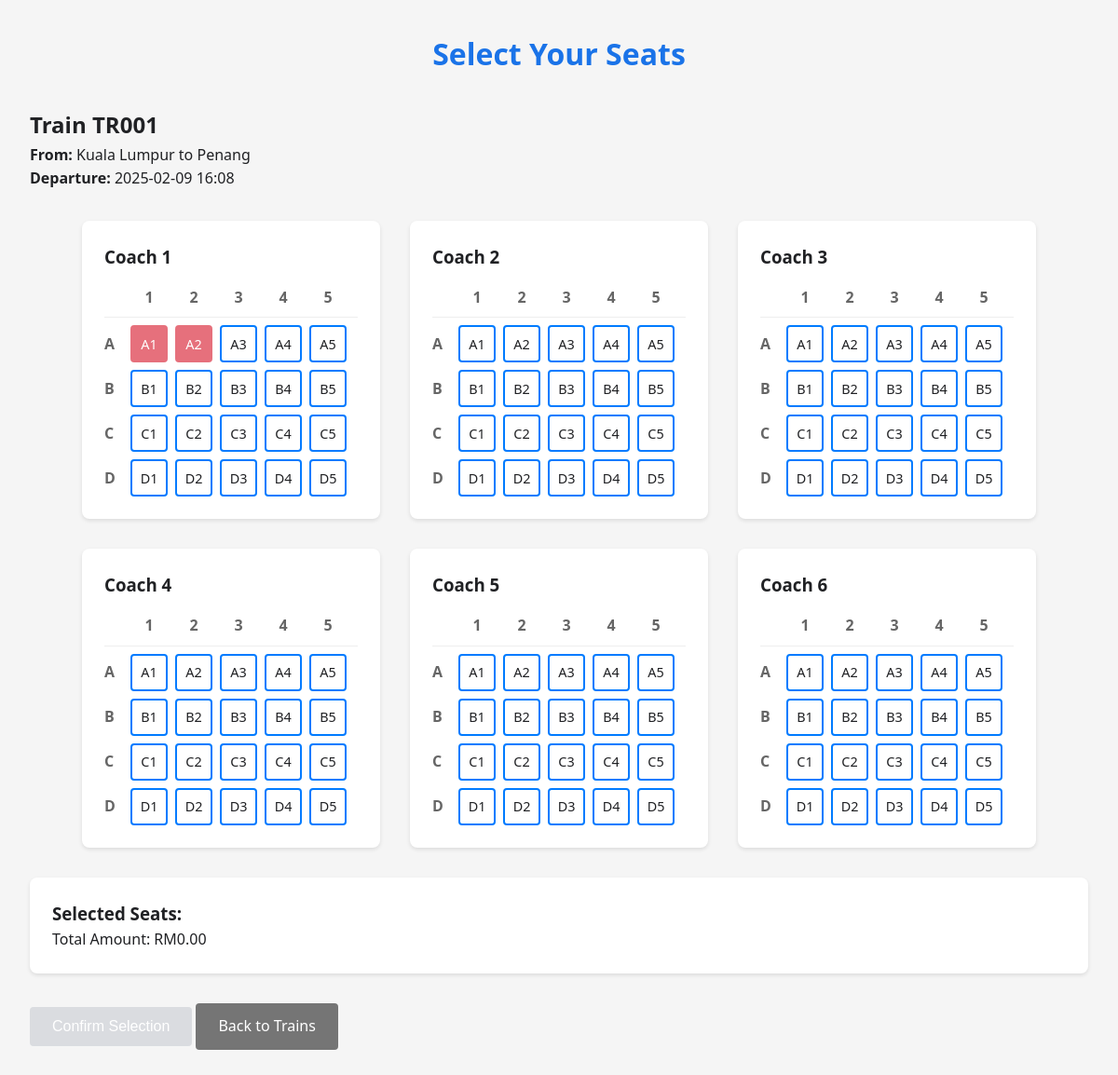
/seats/1, run on the app's committed database.
### app.py (models this page shows)
class Train(db.Model):
    id = db.Column(db.Integer, primary_key=True)
    train_number = db.Column(db.String(20), unique=True, nullable=False)
    origin = db.Column(db.String(100), nullable=False)
    destination = db.Column(db.String(100), nullable=False)
    departure_time = db.Column(db.DateTime, nullable=False)
    arrival_time = db.Column(db.DateTime, nullable=False)
    price = db.Column(db.Float, nullable=False)

### app.py (the view, shortened to what this page needs)
@app.route('/seats/<int:train_id>')
def seats(train_id):
    train = Train.query.get_or_404(train_id)
    seats = Seat.query.filter_by(train_id=train_id).all()
    return render_template('seat_selection.html', train=train, seats=seats)

### templates/seat_selection.html (shortened to what this page needs)
<!DOCTYPE html>
<html lang="en">
<head>
    <link rel="stylesheet" href="{{ url_for('static', filename='css/style.css') }}">
</head>
<body>
    <div class="container">
        <h1>Select Your Seats</h1>
        <div class="train-info">
            <h2>Train {{ train.train_number }}</h2>
            <p><strong>From:</strong> {{ train.origin }} to {{ train.destination }}</p>
            <p><strong>Departure:</strong> {{ train.departure_time.strftime('%Y-%m-%d %H:%M') }}</p>
        </div>
        <div class="seating-plan">
            {% for coach in range(1, 7) %}
            <div class="coach">
                <h3>Coach {{ coach }}</h3>
                <div class="seats">
                    <div class="seat-numbers">
                        {% for num in range(1, 6) %}
                        <span class="seat-number">{{ num }}</span>
                        {% endfor %}
                    </div>
                    {% for row in ['A', 'B', 'C', 'D'] %}
                    <div class="seat-row">
                        <span class="row-label">{{ row }}</span>
                        {% for seat_num in range(1, 6) %}
                            {% set seat_number = row + seat_num|string %}
                            {% set current_seat = seats|selectattr('coach_number', 'eq', coach)|selectattr('seat_number', 'eq', seat_number)|first %}
                            <div class="seat {% if current_seat and current_seat.is_locked %}locked{% endif %}"
                                 data-seat-id="{{ current_seat.id if current_seat else (coach ~ '_' ~ seat_number) }}"
                                 data-coach="{{ coach }}"
                                 data-seat-number="{{ seat_number }}">
                                {{ seat_number }}
                            </div>
                        {% endfor %}
                    </div>
                    {% endfor %}
                </div>
            </div>
            {% endfor %}
        </div>
        <div class="selected-seats">
            <h3>Selected Seats:</h3>
            <p>Total Amount: RM<span id="total-amount">0.00</span></p>
        </div>
        <div class="actions">
            <button id="confirm-seats" class="btn" disabled>Confirm Selection</button>
            <a href="{{ url_for('trains') }}" class="btn back-btn">Back to Trains</a>
        </div>
    </div>
</body>
</html>

### static/css/style.css (style rules this page uses)
:root { --primary-color: #1a73e8; --secondary-color: #f8f9fa; --text-color: #202124; --border-color: #dadce0; --success-color: #34a853; --error-color: #ea4335; }
* { margin: 0; padding: 0; box-sizing: border-box; }
body { font-family: 'Segoe UI', Tahoma, Geneva, Verdana, sans-serif; line-height: 1.6; color: var(--text-color); background-color: #f5f5f5; }
.container { max-width: 1200px; margin: 0 auto; padding: 2rem; }
h1 { text-align: center; margin-bottom: 2rem; color: var(--primary-color); }
.btn { display: inline-block; padding: 0.75rem 1.5rem; background-color: var(--primary-color); color: white; border: none; border-radius: 4px; cursor: pointer; text-decoration: none; font-size: 1rem; transition: background-color 0.3s; }
.btn:disabled { background-color: var(--border-color); cursor: not-allowed; }
.back-btn { background-color: #757575; margin-top: 1rem; }
.seating-plan { display: flex; flex-wrap: wrap; gap: 2rem; justify-content: center; margin: 2rem 0; }
.coach { background: white; border-radius: 8px; padding: 1.5rem; box-shadow: 0 2px 4px rgba(0,0,0,0.1); width: 320px; }
.seats { display: flex; flex-direction: column; gap: 0.5rem; margin-top: 1rem; }
.seat-numbers { display: flex; align-items: center; gap: 0.5rem; padding-bottom: 0.5rem; border-bottom: 1px solid #eee; }
.seat-number { width: 40px; text-align: center; font-weight: bold; color: #666; }
.seat-row { display: flex; align-items: center; gap: 0.5rem; }
.row-label { width: 20px; font-weight: bold; color: #666; }
.seat { width: 40px; height: 40px; display: flex; align-items: center; justify-content: center; border: 2px solid #007bff; border-radius: 4px; cursor: pointer; transition: all 0.2s; font-size: 0.9rem; background: white; user-select: none; }
.seat.locked { background-color: #dc3545; color: white; cursor: not-allowed; border-color: #dc3545; opacity: 0.7; }
.selected-seats { margin: 1rem 0; padding: 1.5rem; background: white; border-radius: 8px; box-shadow: 0 2px 4px rgba(0,0,0,0.1); }

### data on the page
Train: train_number "TR001", origin "Kuala Lumpur", destination "Penang", departure_time "2025-02-09 16:08"

### other printed values
{{ coach }} "1" "2" "3" "4" "5" "6"
{{ num }} "1" "2" "3" "4" "5" "1" "2" "3" "4" "5" "1" "2" "3" "4" "5" "1" "2" "3" "4" "5" "1" "2" "3" "4" "5" "1" "2" "3" "4" "5"
{{ row }} "A" "B" "C" "D" "A" "B" "C" "D" "A" "B" "C" "D" "A" "B" "C" "D" "A" "B" "C" "D" "A" "B" "C" "D"
{{ seat_number }} "A1" "A2" "A3" "A4" "A5" "B1" "B2" "B3" "B4" "B5" "C1" "C2" "C3" "C4" "C5" "D1" "D2" "D3" "D4" "D5" "A1" "A2" "A3" "A4" "A5" "B1" "B2" "B3" "B4" "B5" "C1" "C2" "C3" "C4" "C5" "D1" "D2" "D3" "D4" "D5" "A1" "A2" "A3" "A4" "A5" "B1" "B2" "B3" "B4" "B5" "C1" "C2" "C3" "C4" "C5" "D1" "D2" "D3" "D4" "D5" "A1" "A2" "A3" "A4" "A5" "B1" "B2" "B3" "B4" "B5" "C1" "C2" "C3" "C4" "C5" "D1" "D2" "D3" "D4" "D5" "A1" "A2" "A3" "A4" "A5" "B1" "B2" "B3" "B4" "B5" "C1" "C2" "C3" "C4" "C5" "D1" "D2" "D3" "D4" "D5" "A1" "A2" "A3" "A4" "A5" "B1" "B2" "B3" "B4" "B5" "C1" "C2" "C3" "C4" "C5" "D1" "D2" "D3" "D4" "D5"
